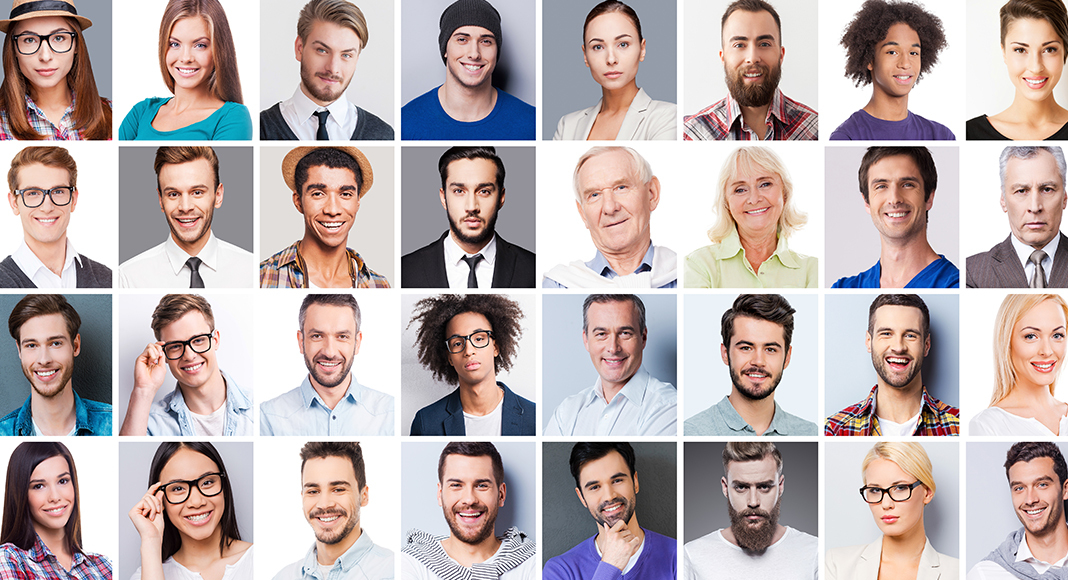
#> input picture Multiple face detection in photo/multiple-faces.jpg, 1068 x 580 px
$ jupyter execute 'Face detection on image.ipynb'
#> lines starting #> are read from the running program, lines starting #| are printed output that depends on the picture; after the words box and inside, x2 and y2 are one past the last pixel; in counts of white or black regions, pixels touching at a corner belong together
[cell 1]
import cv2
import time
face_classifier=cv2.CascadeClassifier('haarcascade_frontalface_default.xml')

[cell 2]
photo=cv2.imread("multiple-faces.jpg")
#> photo is the input picture: shape (580, 1068, 3); mean B, G, R 174.3, 174.8, 187.8
faces = face_classifier.detectMultiScale(photo, 1.3, 5)
#> faces = 29 rows, first 6: [874, 30, 58, 58], [12, 16, 70, 70], [443, 17, 62, 62], [157, 22, 62, 62], [576, 16, 72, 72], [718, 16, 73, 73]
if faces is ():
    pass
count=0
for (x,y,w,h) in faces:
    photo=cv2.rectangle(photo,(x,y),(x+w,y+h),[0,255,0],5)
    count+=1
#> this loop made 29 passes
#> (x, y, w, h) on passes 1 to 12: (874, 30, 58, 58), (12, 16, 70, 70), (443, 17, 62, 62), (157, 22, 62, 62), (576, 16, 72, 72), (718, 16, 73, 73), (297, 24, 74, 74), (860, 157, 71, 71), (435, 162, 74, 74), (719, 161, 70, 70), (1002, 166, 64, 64), (151, 166, 71, 71)
#> pass 1, `photo=cv2.rectangle(photo,(x,y),(x+w,y+h),[0,255,0],5)`:
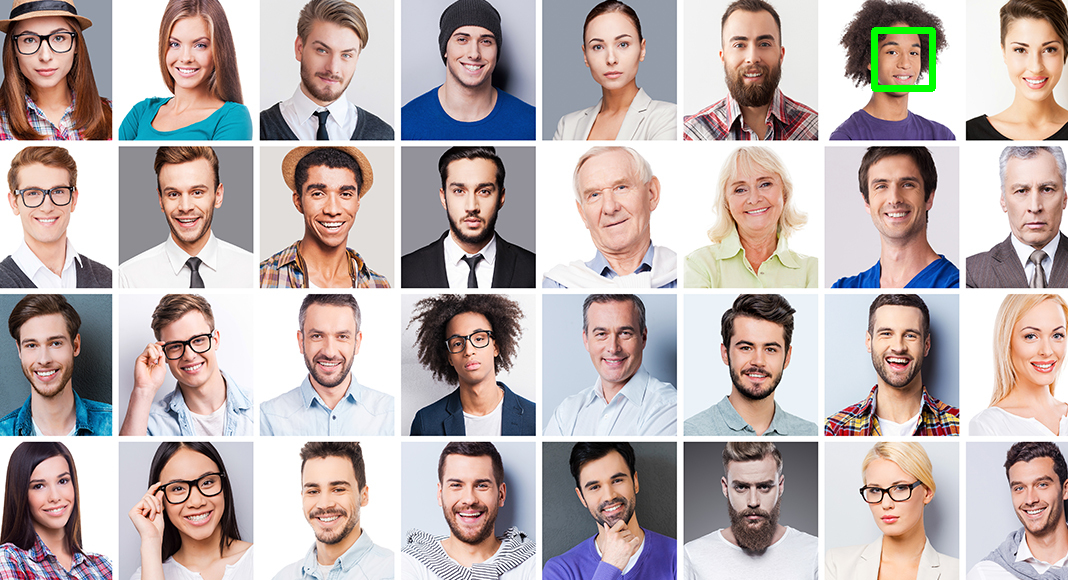
#> photo: shape (580, 1068, 3); 0.26% of pixels changed, all inside (x1, y1, x2, y2) = (871, 27, 936, 92)
#> pass 2, `photo=cv2.rectangle(photo,(x,y),(x+w,y+h),[0,255,0],5)`:
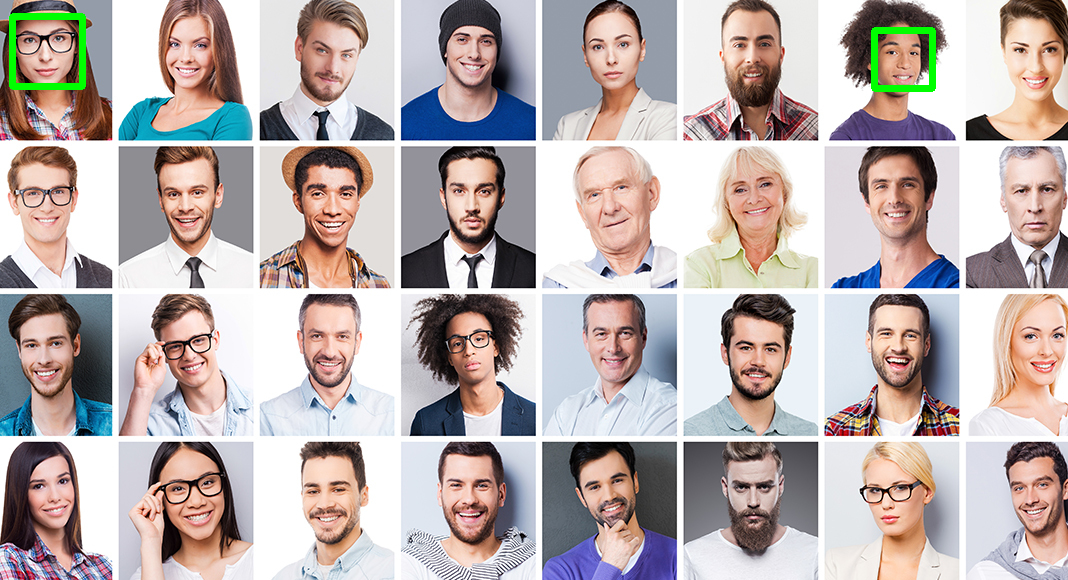
#> photo: shape (580, 1068, 3); 0.31% of pixels changed, all inside (x1, y1, x2, y2) = (9, 13, 86, 90)
#> pass 3, `photo=cv2.rectangle(photo,(x,y),(x+w,y+h),[0,255,0],5)`:
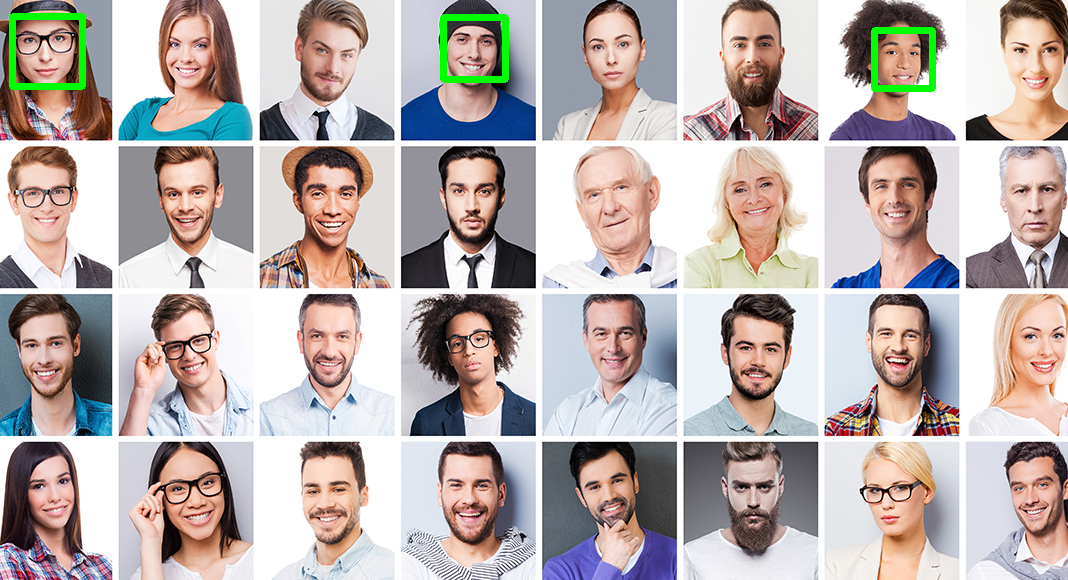
#> photo: shape (580, 1068, 3); 0.28% of pixels changed, all inside (x1, y1, x2, y2) = (440, 14, 509, 83)
#> after the loop:
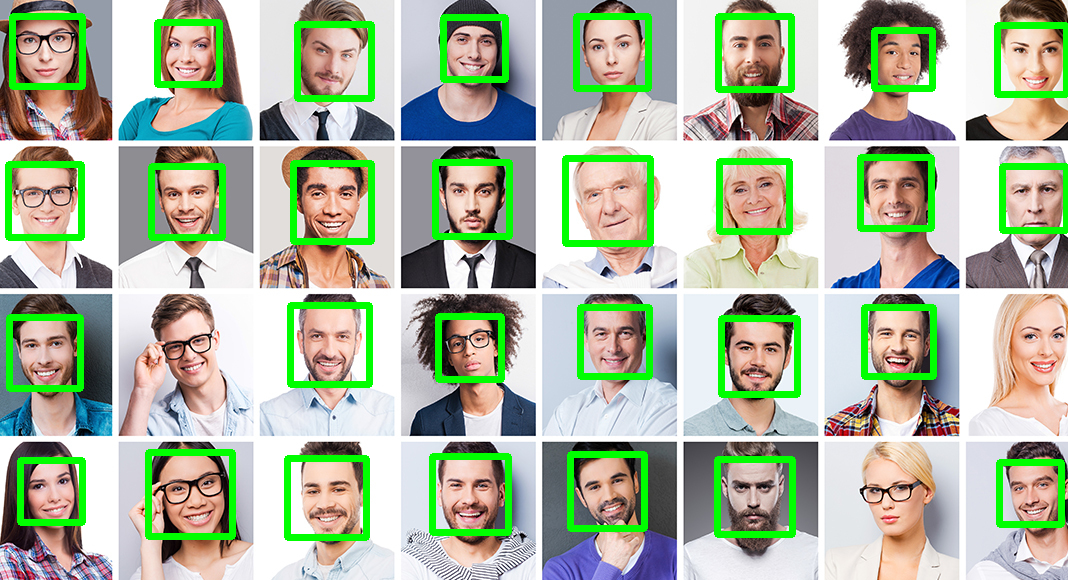
#> photo: shape (580, 1068, 3); 8.35% of pixels changed, all inside (x1, y1, x2, y2) = (5, 13, 1068, 541)
#> after the loop, count = 29

cv2.putText(photo, str(count), (520, 500), cv2.FONT_HERSHEY_COMPLEX, 2, (0,0,255), 5)
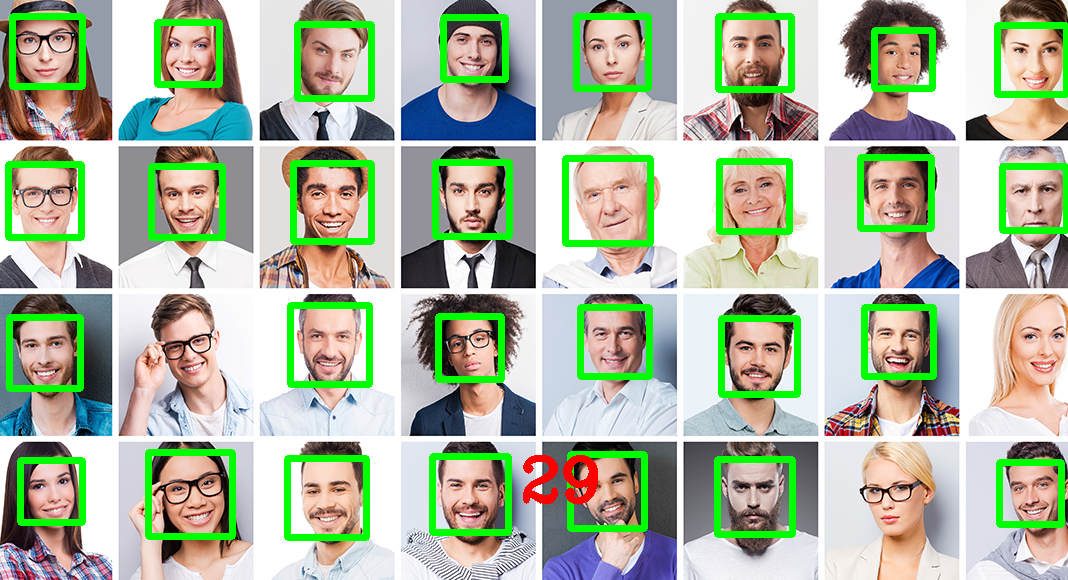
#> photo: shape (580, 1068, 3); 0.32% of pixels changed, all inside (x1, y1, x2, y2) = (523, 455, 598, 504)
resize_photo=cv2.resize(photo, (int(photo.shape[1]/2),int(photo.shape[0]/2)))
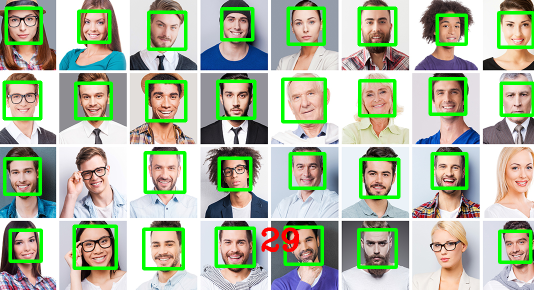
#> resize_photo: shape (290, 534, 3); mean B, G, R 160.5, 184, 172.9
cv2.imshow('Multiple faces detection',resize_photo)

cv2.waitKey()
cv2.destroyAllWindows()
